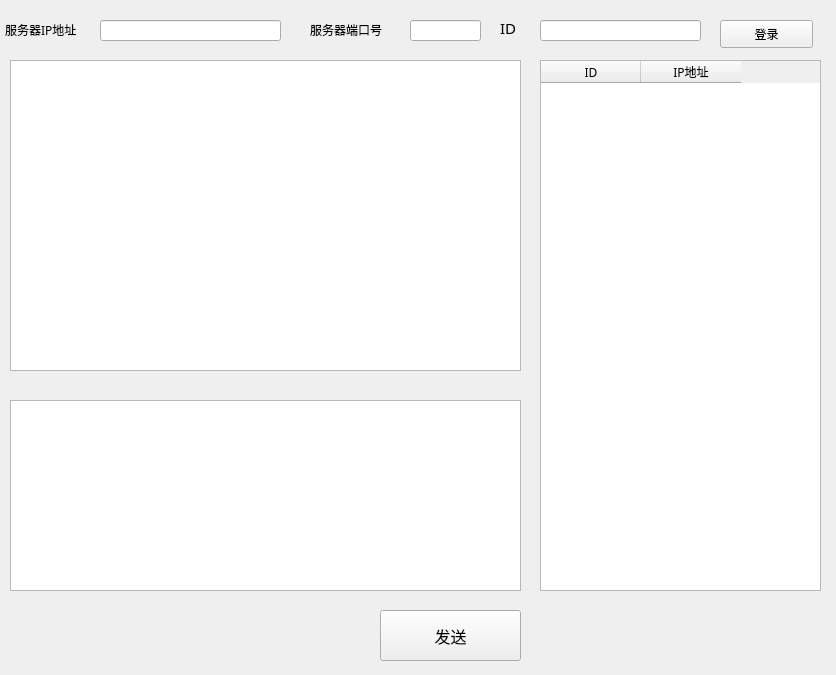
<?xml version="1.0" encoding="UTF-8"?>
<ui version="4.0">
 <class>MainWindow</class>
 <widget class="QMainWindow" name="MainWindow">
  <property name="geometry">
   <rect>
    <x>0</x>
    <y>0</y>
    <width>836</width>
    <height>675</height>
   </rect>
  </property>
  <property name="windowTitle">
   <string>client</string>
  </property>
  <widget class="QWidget" name="centralwidget">
   <widget class="QTableWidget" name="tableWidget">
    <property name="geometry">
     <rect>
      <x>540</x>
      <y>60</y>
      <width>281</width>
      <height>531</height>
     </rect>
    </property>
    <column>
     <property name="text">
      <string>ID</string>
     </property>
     <property name="font">
      <font>
       <family>微软雅黑</family>
      </font>
     </property>
    </column>
    <column>
     <property name="text">
      <string>IP地址</string>
     </property>
     <property name="font">
      <font>
       <family>微软雅黑</family>
      </font>
     </property>
    </column>
   </widget>
   <widget class="QLabel" name="label_2">
    <property name="geometry">
     <rect>
      <x>310</x>
      <y>20</y>
      <width>91</width>
      <height>20</height>
     </rect>
    </property>
    <property name="font">
     <font>
      <family>微软雅黑</family>
     </font>
    </property>
    <property name="text">
     <string>服务器端口号</string>
    </property>
   </widget>
   <widget class="QLineEdit" name="lineEdit_Port">
    <property name="geometry">
     <rect>
      <x>410</x>
      <y>20</y>
      <width>71</width>
      <height>21</height>
     </rect>
    </property>
    <property name="font">
     <font>
      <family>微软雅黑</family>
     </font>
    </property>
   </widget>
   <widget class="QPushButton" name="pushButton_connect">
    <property name="geometry">
     <rect>
      <x>720</x>
      <y>20</y>
      <width>93</width>
      <height>28</height>
     </rect>
    </property>
    <property name="font">
     <font>
      <family>微软雅黑</family>
     </font>
    </property>
    <property name="text">
     <string>登录</string>
    </property>
   </widget>
   <widget class="QLabel" name="label">
    <property name="geometry">
     <rect>
      <x>5</x>
      <y>20</y>
      <width>91</width>
      <height>20</height>
     </rect>
    </property>
    <property name="font">
     <font>
      <family>微软雅黑</family>
      <pointsize>9</pointsize>
     </font>
    </property>
    <property name="text">
     <string>服务器IP地址</string>
    </property>
   </widget>
   <widget class="QLineEdit" name="lineEdit_IP">
    <property name="geometry">
     <rect>
      <x>100</x>
      <y>20</y>
      <width>181</width>
      <height>21</height>
     </rect>
    </property>
    <property name="font">
     <font>
      <family>微软雅黑</family>
     </font>
    </property>
   </widget>
   <widget class="QListWidget" name="listWidget_recieve">
    <property name="geometry">
     <rect>
      <x>10</x>
      <y>60</y>
      <width>511</width>
      <height>311</height>
     </rect>
    </property>
   </widget>
   <widget class="QTextEdit" name="textEdit">
    <property name="geometry">
     <rect>
      <x>10</x>
      <y>400</y>
      <width>511</width>
      <height>191</height>
     </rect>
    </property>
    <property name="font">
     <font>
      <family>微软雅黑</family>
     </font>
    </property>
   </widget>
   <widget class="QPushButton" name="pushButton_send">
    <property name="geometry">
     <rect>
      <x>380</x>
      <y>610</y>
      <width>141</width>
      <height>51</height>
     </rect>
    </property>
    <property name="font">
     <font>
      <family>微软雅黑</family>
      <pointsize>12</pointsize>
     </font>
    </property>
    <property name="text">
     <string>发送</string>
    </property>
   </widget>
   <widget class="QLineEdit" name="lineEdit_ID">
    <property name="geometry">
     <rect>
      <x>540</x>
      <y>20</y>
      <width>161</width>
      <height>21</height>
     </rect>
    </property>
    <property name="font">
     <font>
      <family>微软雅黑</family>
     </font>
    </property>
   </widget>
   <widget class="QLabel" name="label_3">
    <property name="geometry">
     <rect>
      <x>500</x>
      <y>20</y>
      <width>41</width>
      <height>16</height>
     </rect>
    </property>
    <property name="font">
     <font>
      <family>微软雅黑</family>
      <pointsize>11</pointsize>
     </font>
    </property>
    <property name="text">
     <string>ID</string>
    </property>
   </widget>
  </widget>
 </widget>
 <resources/>
 <connections/>
</ui>
